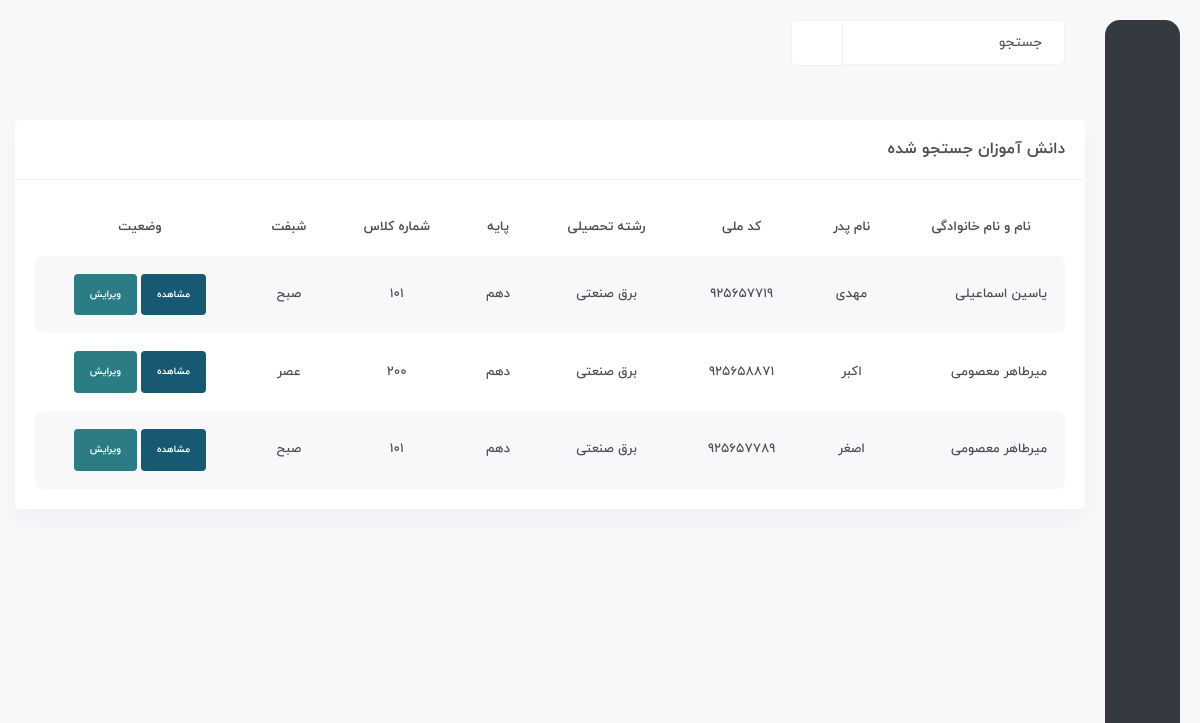
The app's page /search/, older data.
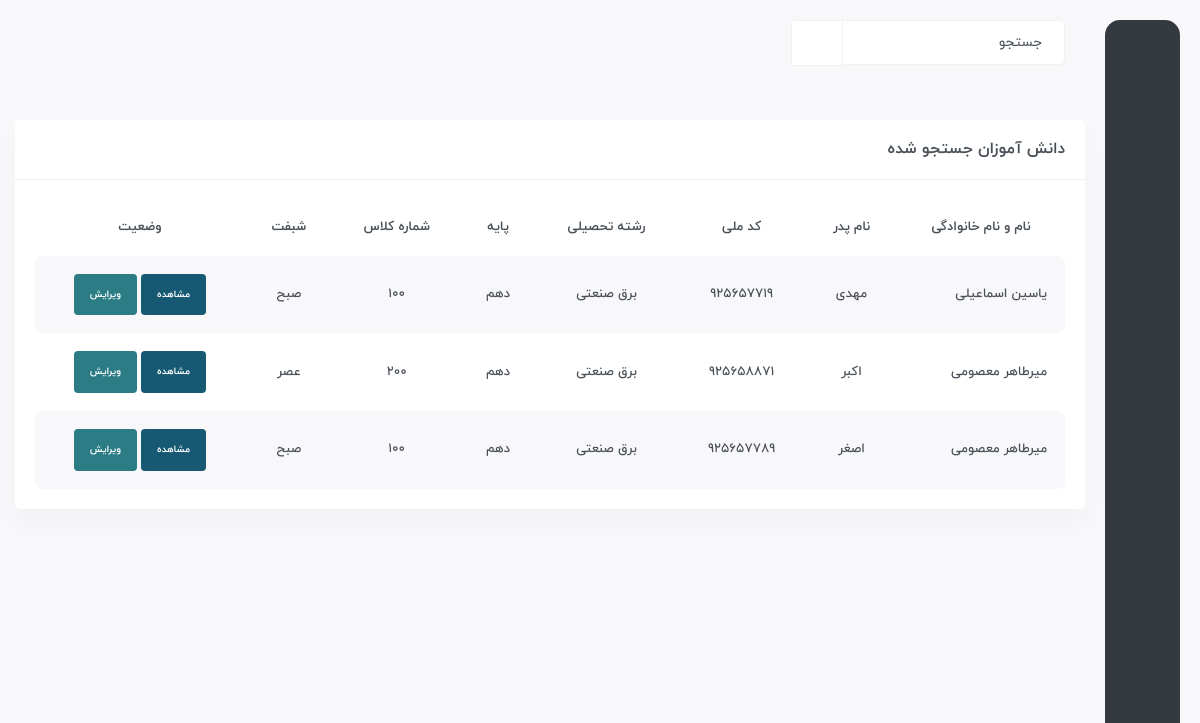
The same page, newer data.
### Student/models.py (models this page shows, shortened)
class Student(models.Model):
    full_name = models.CharField(max_length=200)
    father_name = models.CharField(max_length=100)
    id_code = models.IntegerField(unique=True)
    class_id = models.ForeignKey(Class, on_delete=models.CASCADE)
    reshte = models.ForeignKey(Reshte, on_delete=models.CASCADE)
    level = models.CharField(choices=LEVEL, max_length=8)
    level_up = models.BooleanField(default=False)
    date = models.DateField()
    usn = models.CharField(primary_key=True, max_length=200)
    zang = models.BooleanField(choices=ZANG, null=True, blank=True)
    objects = Manager()
    def get_absolute_url(self):
        return reverse('student:student',args=[self.id_code])

class Reshte(models.Model):
    name = models.CharField(max_length=100)
    def __str__(self):
        return self.name

class Class(models.Model):
    number = models.IntegerField()
    shift = models.CharField(choices=SHIFT, max_length=3)

### Student/views.py (the view)
class SearchingView(generic.ListView):
    template_name = 'search.html'
    context_object_name = 'student_class_room'
    def get_queryset(self):
        query = self.request.GET.get('query')
        if query is not None:
            return models.Student.objects.get_searching(query)
        return models.Student.objects.all()

### Student/templates/search.html (shortened to what this page needs)
{% extends 'base.html' %}
{% block body %}
	<div id="main-wrapper">
	    <div class="content-body">
		<div class="container">
		    <div class="row">
			<div class="col-xxl-12">
			    <div class="card">
				<div class="card-header">
					<div>
						<h4 class="card-title">دانش آموزان جستجو شده</h4>
					</div>
				</div>
				<div class="card-body">
				    <div class="table-responsive">
					<table class="table table-striped responsive-table text-center">
					    <thead>
						<tr>
						    <th>نام و نام خانوادگی</th>
						    <th>نام پدر</th>
						    <th>کد ملی</th>
						    <th>رشته تحصیلی</th>
						    <th>پایه</th>
						    <th>شماره کلاس</th>
						    <th>شبفت</th>
						    <th>وضعیت</th>
						</tr>
					    </thead>
					    <tbody>
						{% for s in student_class_room %}
							<tr>
								<td><span class="danger-arrow">{{ s.full_name }}</span>
								</td>
								<td class="coin-name">
									{{ s.father_name }}
								</td>
								<td>
									{{ s.id_code }}
								</td>
								<td>{{ s.reshte }}</td>
								<td>{{ s.level }}</td>
								<td>{{ s.class_id.number }}</td>
								<td>{{ s.class_id.shift }}</td>
								<td>
									<div class="badge bg-primary p-3"><a href="{{ s.get_absolute_url }}" class="text-white">مشاهده</a></div>
									<div class="badge bg-warning p-3"><a href="{% url 'student:student-edit' s.full_name s.id_code %}" class="text-white">ویرایش</a></div>
								</td>
							</tr>
						{% endfor %}
					    </tbody>
					</table>
				    </div>
				</div>
			    </div>
			</div>
		    </div>
		</div>
	    </div>
	</div>
{% endblock %}

### Student/templates/base.html (shortened to what this page needs)
{% load static %}
<!DOCTYPE html>
<html lang="en">
<head>
	<link rel="stylesheet" type="text/css" href="{% static 'vendor/slick/slick.css' %}">
	<link rel="stylesheet" href="{% static 'css/style.css' %}">
	<link rel="stylesheet" href="{% static 'admin/jquery.ui.datepicker.jalali/themes/base/jquery-ui.min.css' %}">
    <link href="//cdn.bootcss.com/bootstrap-datetimepicker/4.17.44/css/bootstrap-datetimepicker.min.css" rel="stylesheet">
</head>
<body dir="rtl">
	<div class="header">
		<div class="container">
		    <div class="row">
				<div class="col-xxl-12">
					<div class="header-content">
					<div class="header-left">
						<div class="search">
						<form action="/search/" method="GET">
							<div class="input-group">
							<input type="text" class="form-control" name="query" placeholder="جستجو">
							<button type="submit" class="input-group-text btn"><i class="icofont-search text-secondary"></i></button>
							</div>
						</form>
						</div>
					</div>
					<div class="header-right">
						<div class="dark-light-toggle" onclick="themeToggle()">
						<span class="dark"><i class="icofont-moon"></i></span>
						</div>
					</div>
					</div>
				</div>
		    </div>
		</div>
	</div>
	{% include 'sidebar.html' %}
    {% block body %}{% endblock %}
</body>
</html>

### Student/templates/sidebar.html (shortened to what this page needs)
{% load static %}
<div class="sidebar">
    <div class="brand-logo">
    </div>
    <div class="menu">
        <ul>
        <li>
            <a href="{% url 'student:index' %}" data-toggle="tooltip" data-placement="right" title="خانه">
            <span><i class="icofont-ui-home"></i></span>
            </a>
        </li>
        <li><a href="{% url 'student:created-list' %}" data-toggle="tooltip" data-placement="right" title="تنظیمات">
            <span><i class="icofont-settings"></i></span>
            </a>
        </li>
        <li class="logout"><a href="{% url 'account:logout' %}" data-toggle="tooltip" data-placement="right" title="خروج">
            <span><i class="icofont-power"></i></span>
            </a>
        </li>
        </ul>
    </div>
</div>

Row changes from the older to the newer data that the page shows:
changed through a linked row, Student "یاسین اسماعیلی": class_id.number "101" → "100"
changed through a linked row, Student "اصغر": class_id.number "101" → "100"
